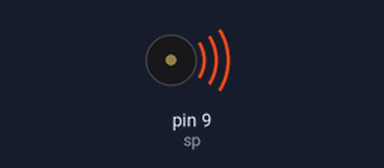
Simulated run of this sketch. Board: Arduino Uno, built for the host (arithmetic inside an expression is 32-bit, double 64-bit). On the bench: buzzer (waves = sounding).

Above: at 0.1 s.
At 1.3 s:
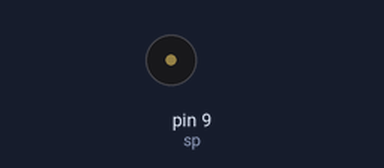
Timing chart, 0 to 2.8 s (numbered marks = the images above):
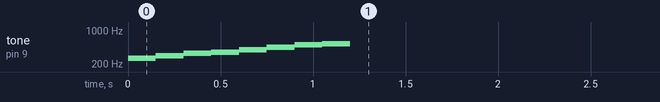

Measured:
- by itself, tone on pin 9 (sp): plays 261 Hz for 0.15 s, 293 Hz for 0.15 s, 329 Hz for 0.15 s, 349 Hz for 0.15 s, 391 Hz for 0.15 s, 440 Hz for 0.15 s … (8 notes in this stretch)

The sketch:

speaker.ino
```cpp
const u_int sp = 9; // スピーカと接続されたピン番号を定義

void setup(){
  pinMode(sp, OUTPUT);

  // ド
  tone(
    sp, // 出力するピン
    261 // 周波数[Hz]
  );
  delay(150); // 出力する時間[ms]

  // レ
  tone(sp, 293);
  delay(150);

  // ミ
  tone(sp, 329);
  delay(150);

  // ファ
  tone(sp, 349);
  delay(150);

  // ソ
  tone(sp, 391);
  delay(150);

  // ラ
  tone(sp, 440);
  delay(150);

  // シ
  tone(sp, 493);
  delay(150);

  // ド
  tone(sp, 261 * 2);
  delay(150);

  noTone(sp);
}

void loop(){}
```
